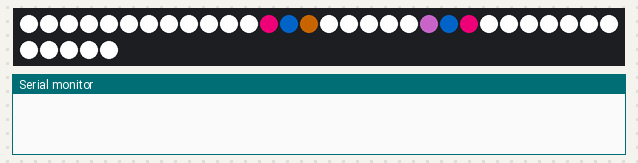
Bench run of a sketch on a simulated Arduino Uno, built with avr-gcc and run on an emulated ATmega328P. Shown: 35 RGB LEDs in strip order, left to right, continuing on the next row, the last lines printed to the serial monitor. Random numbers use the default seed unless the sketch sets one.

Above: at 0.21 s.
At 0.9 s:
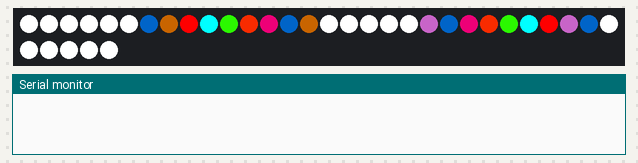
At 1.6 s:
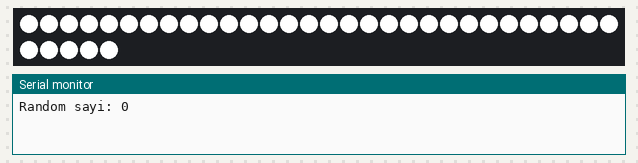

The sketch:

signal.ino
```cpp
#include <FastLED.h>
#define NUM_LEDS1 35
#define Buton 18
#define Buton2 19


int butonDurumu = 0;
volatile int flag1 = 0;
volatile int flag2 = 0;

CRGB leds1[NUM_LEDS1];
#define led_pini 12


void temizle() {
  for (int i = 0; i < NUM_LEDS1; i++) {
    leds1[i].setRGB(255, 255, 255);
  }
}
void buttonInterrupt(void);
void buttonInterrupt2(void);


void setup() {
  Serial.begin(9600);
  FastLED.addLeds<WS2812B, led_pini, GRB>(leds1, NUM_LEDS1);
  pinMode(Buton, INPUT);  // Butonlar için entegre pull-up direnci kullan
  pinMode(Buton2, INPUT);

  attachInterrupt(digitalPinToInterrupt(Buton), button1change, CHANGE);
  attachInterrupt(digitalPinToInterrupt(Buton2), button2change, CHANGE);

  randomSeed(analogRead(0));


// Mor         (100, 50, 0)
// Turkuvaz    (0, 50, 100)
// Sarı        (200, 0, 100)
// Pembe       (230, 40 ,0)
// #Açık Yeşil (0, 40, 230)
// #Koyu Mor   (40, 230, 0)
// Mavi        (0, 255, 255)
// Kırmızı     (255, 0, 0)
// Yeşil       (100, 0, 200)

int a = 0;
int b = 255;
int c = 0;
  temizle();
  for (int i = 0; i <= 14; i++) {
    switch (i % 7) {
      case 0:
        leds1[14 - i].setRGB(100, 50, 0);
        leds1[20 + i].setRGB(100, 50, 100);
        FastLED.show();
        break;

      case 1:
        leds1[14 - i].setRGB(0, 50, 100);
        leds1[20 + i].setRGB(0, 50, 100);
        FastLED.show();
        break;

      case 2:
        leds1[14 - i].setRGB(200, 0, 100);
        leds1[20 + i].setRGB(200, 0, 100);
        FastLED.show();
        break;

      case 3:
        leds1[14 - i].setRGB(230, 40, 0);
        leds1[20 + i].setRGB(230, 40, 0);
        FastLED.show();
        break;

      case 4:
        leds1[14 - i].setRGB(40, 230, 0);
        leds1[20 + i].setRGB(40, 230, 0);
        FastLED.show();
        break;

      case 5:
        leds1[14 - i].setRGB(0, 255, 255);
        leds1[20 + i].setRGB(0, 255, 255);
        FastLED.show();
        break;

      case 6:
        leds1[14 - i].setRGB(255, 0, 0);
        leds1[20 + i].setRGB(255, 0, 0);
        FastLED.show();
        break;


    }

    delay(100);
  }
}

void button1change() {
  if (digitalRead(Buton) == LOW) {
    flag1 = 0;
  } else {
    flag1 = 1;
  }
}

void button2change() {
  if (digitalRead(Buton2) == LOW) {
    flag2 = 0;
  } else {
    flag2 = 1;
  }
}


void loop() {
  if (flag1 && !flag2) {
    temizle();
    for (int i = 0; i <= 14; i++) {
      leds1[14 - i].setRGB(255, 0, 80);
      FastLED.show();
      delay(70);
    }
  }

  if (flag2 && !flag1) {
    temizle();
    for (int i = 20; i < NUM_LEDS1; i++) {
      leds1[i].setRGB(255, 0, 80);
      FastLED.show();
      delay(70);
    }
  }

  if (flag1 && flag2) {
    temizle();
    for (int i = 0; i <= 14; i++) {
      leds1[14 - i].setRGB(255, 0, 80);
      leds1[20 + i].setRGB(255, 0, 80);
      FastLED.show();
      delay(70);
    }
  }

  if (!flag1 && !flag2) {
    temizle();
    FastLED.show();
  }
  Serial.print("Random sayi: ");
  Serial.println(random(256));
  delay(100);
}
```
